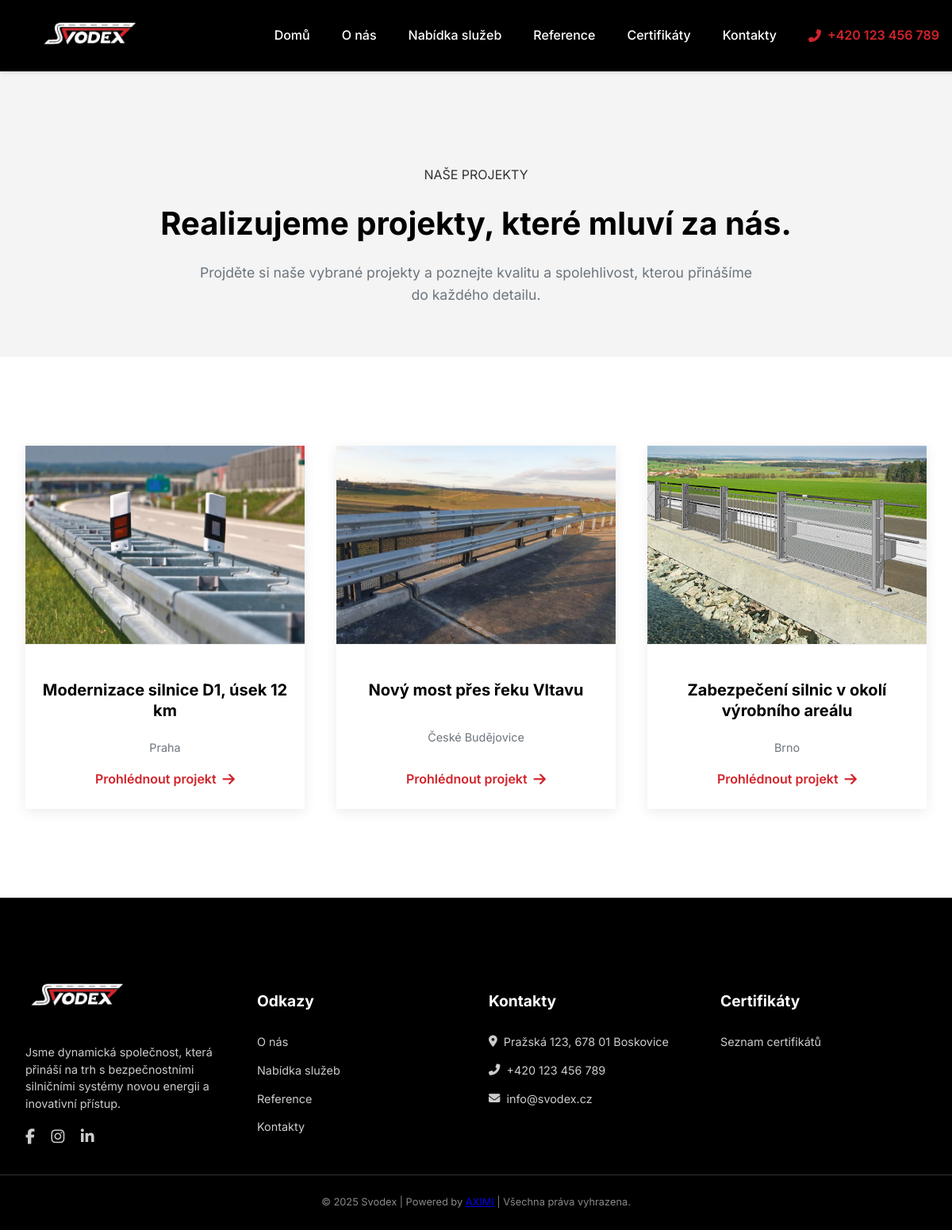
Page /reference/ on the committed database.
### reference/models.py (models this page shows, shortened)
class Reference(models.Model):
    title = models.CharField(max_length=200)
    description = models.TextField()
    location = models.CharField(max_length=100)
    photo = models.ImageField(upload_to='references/')
    date_added = models.DateTimeField(auto_now_add=True)

### reference/views.py (the view)
# urls.py: path('', views.reference_list, name='reference_list'),
def reference_list(request):
    references = Reference.objects.all()
    context = {'references': references}
    return render(request, 'reference/reference_list.html', context)

### reference/templates/reference/reference_list.html (shortened to what this page needs)
{% extends 'base.html' %}
{% load static %}
{% block content %}
    <section class="contact-header-section">
        <div class="container">
            <p class="overline-text">NAŠE PROJEKTY</p>
            <h1>Realizujeme projekty, které mluví za nás.</h1>
            <p class="header-description">Projděte si naše vybrané projekty a poznejte kvalitu a spolehlivost, kterou přinášíme do každého detailu.</p>
        </div>
    </section>
    <section class="projects-gallery-section">
        <div class="container">
            <div class="projects-grid">
                {% for reference in references %}
                <div class="project-item">
                    <div class="project-image-wrapper">
                        <a href="{% url 'reference_detail' pk=reference.pk %}">
                            <img src="{{ reference.photo.url }}" alt="{{ reference.title }}">
                        </a>
                    </div>
                    <div class="project-info">
                        <h3><a href="{% url 'reference_detail' pk=reference.pk %}">{{ reference.title }}</a></h3>
                        <p class="project-location">{{ reference.location }}</p>
                        <a href="{% url 'reference_detail' pk=reference.pk %}" class="project-link">
                            Prohlédnout projekt <i class="fas fa-arrow-right"></i>
                        </a>
                    </div>
                </div>
                {% empty %}
                <p class="no-projects-message">Momentálně nemáme žádné reference k zobrazení. Přidejte je prosím v administračním panelu.</p>
                {% endfor %}
            </div>
        </div>
    </section>
{% endblock %}

### reference/templates/base.html (shortened to what this page needs)
{% load static %}
<!DOCTYPE html>
<html lang="cs">
<head>
    <link rel="stylesheet" href="https://cdnjs.cloudflare.com/ajax/libs/font-awesome/6.5.2/css/all.min.css">
    <link rel="stylesheet" href="{% static 'css/style.css' %}?v=2.0">
    <link rel="stylesheet" href="https://cdnjs.cloudflare.com/ajax/libs/animate.css/4.1.1/animate.min.css"/>
    <link rel="stylesheet" href="https://cdnjs.cloudflare.com/ajax/libs/lightbox2/2.11.3/css/lightbox.min.css">
</head>
<body>
<header>
    <div class="container">
        <a href="{% url 'home' %}" class="logo-link">
            <img src="{% static 'img/logo_wh.png' %}" alt="Svodex Logo" class="logo">
        </a>
        <div class="header-content">
            <nav>
                <ul>
                    <li><a href="{% url 'home' %}">Domů</a></li>
                    <li><a href="{% url 'about' %}">O nás</a></li>
                    <li><a href="{% url 'service_list' %}">Nabídka služeb</a></li>
                    <li><a href="{% url 'reference_list' %}">Reference</a></li>
                    <li><a href="{% url 'certificate_list' %}">Certifikáty</a></li>
                    <li><a href="{% url 'contact' %}">Kontakty</a></li>
                </ul>
            </nav>
            <div class="contact-info-header">
                <i class="fas fa-phone-alt"></i>
                <a href="tel:+420123456789">+420 123 456 789</a>
            </div>
        </div>
    </div>
</header>
<main>
    {% block content %}
    {% endblock %}
</main>
<footer class="main-footer">
    <div class="container footer-content-wrapper">
        <div class="footer-section">
            <a href="{% url 'home' %}" class="logo-link">
                <img src="{% static 'img/logo_wh.png' %}" alt="Svodex Logo" class="footer-logo">
            </a>
            <p class="company-desc">
                Jsme dynamická společnost, která přináší na trh s bezpečnostními silničními systémy novou energii a inovativní přístup.
            </p>
            <div class="social-links">
                <a href="#"><i class="fab fa-facebook-f"></i></a>
                <a href="#"><i class="fab fa-instagram"></i></a>
                <a href="#"><i class="fab fa-linkedin-in"></i></a>
            </div>
        </div>
        <div class="footer-section">
            <h3>Odkazy</h3>
            <ul>
                <li><a href="{% url 'about' %}">O nás</a></li>
                <li><a href="{% url 'service_list' %}">Nabídka služeb</a></li>
                <li><a href="{% url 'reference_list' %}">Reference</a></li>
                <li><a href="{% url 'contact' %}">Kontakty</a></li>
            </ul>
        </div>
        <div class="footer-section">
            <h3>Kontakty</h3>
            <ul>
                <li><i class="fas fa-map-marker-alt"></i> Pražská 123, 678 01 Boskovice</li>
                <li><i class="fas fa-phone-alt"></i> +420 123 456 789</li>
                <li><i class="fas fa-envelope"></i> info@svodex.cz</li>
            </ul>
        </div>
        <div class="footer-section">
            <h3>Certifikáty</h3>
            <ul>
                <li><a href="{% url 'certificate_list' %}">Seznam certifikátů</a></li>
            </ul>
        </div>
    </div>
    <div class="footer-bottom">
        &copy; 2025 Svodex | Powered by <a href="#">AXIMI</a> | Všechna práva vyhrazena.
    </div>
</footer>
</body>
</html>

### static/css/style.css (style rules this page uses)
:root { --primary-color: #000000; --secondary-color: #D2232A; --text-color-light: #fff; --text-color-dark: #333; --background-light: #f4f4f4; }
body { font-family: 'Inter', sans-serif; color: var(--text-color-dark); margin: 0; line-height: 1.6; background-color: transparent; min-height: 100vh; display: flex; flex-direction: column; }
main { flex: 1; margin-top: 80px; }
h1, h2, h3 { font-family: 'Inter', sans-serif; color: var(--primary-color); font-weight: 700; }
h1 { font-size: 3rem; margin-bottom: 1rem; }
.container { max-width: 1200px; margin: 0 auto; padding: 2rem; }
header { display: flex; align-items: center; justify-content: space-between; padding: 1rem 1rem; background-color: var(--primary-color); position: fixed; top: 0; left: 0; width: 100%; z-index: 1000; box-shadow: 0 2px 5px rgba(0, 0, 0, 0.1); }
header .container { display: flex; align-items: center; justify-content: space-between; width: 100%; max-width: 1200px; margin: 0 auto; padding: 0 2rem; }
header .logo-link { flex-shrink: 0; margin-right: 2rem; }
.logo { height: 50px; }
.header-content { display: flex; align-items: center; flex-grow: 1; justify-content: flex-end; }
.contact-info-header { display: flex; align-items: center; gap: 0.5rem; color: var(--secondary-color); margin-left: 2rem; flex-shrink: 0; }
.contact-info-header a { color: var(--secondary-color); text-decoration: none; font-weight: 600; }
header nav { flex-grow: 1; display: flex; justify-content: flex-end; }
header ul { list-style: none; display: flex; margin: 0; padding: 0; gap: 1.5rem; }
header ul li a { color: var(--text-color-light); text-decoration: none; font-weight: 500; font-size: 1rem; padding: 0.5rem; transition: color 0.3s ease; }
.main-footer { background-color: var(--primary-color); color: var(--text-color-light); padding: 4rem 0 1.5rem; position: relative; }
.footer-content-wrapper { display: flex; flex-wrap: wrap; justify-content: space-between; gap: 2rem; padding-bottom: 2rem; border-bottom: 1px solid #333; }
.footer-section { flex-basis: 250px; flex-grow: 1; text-align: left; }
.footer-section h3 { color: var(--text-color-light); font-size: 1.2rem; font-weight: 700; margin-bottom: 1.5rem; }
.footer-logo { height: 50px; margin-bottom: 1rem; }
.company-desc { font-size: 0.9rem; color: #ccc; line-height: 1.5; }
.social-links { margin-top: 1rem; }
.social-links a { color: #fff; font-size: 1.2rem; margin-right: 1rem; transition: color 0.3s ease; }
.footer-section ul { list-style: none; padding: 0; }
.footer-section ul li { margin-bottom: 0.8rem; display: flex; align-items: center; gap: 0.5rem; font-size: 0.9rem; color: #ccc; }
.footer-section a { color: #ccc; text-decoration: none; transition: color 0.3s ease; }
.footer-bottom { text-align: center; font-size: 0.8rem; color: #888; margin-top: 1.5rem; }
.projects-gallery-section { padding: 5rem 0; }
.projects-grid { display: grid; grid-template-columns: repeat(auto-fit, minmax(300px, 1fr)); gap: 2.5rem; justify-content: center; }
.project-item { background-color: #fff; border-radius: 0px; box-shadow: 0 4px 15px rgba(0, 0, 0, 0.08); overflow: hidden; transition: transform 0.3s ease, box-shadow 0.3s ease; text-align: center; height: 100%; display: flex; flex-direction: column; justify-content: space-between; }
.project-image-wrapper { width: 100%; height: 250px; overflow: hidden; position: relative; border-bottom: 1px solid #eee; flex-shrink: 0; }
.project-image-wrapper img { width: 100%; height: 100%; object-fit: cover; display: block; transition: transform 0.3s ease; }
.project-info { padding: 1.5rem 1rem; display: flex; flex-direction: column; justify-content: space-between; align-items: center; flex-grow: 1; }
.project-info h3 { font-size: 1.25rem; font-weight: 700; margin-bottom: 0.5rem; line-height: 1.3; }
.project-info h3 a { color: var(--primary-color); text-decoration: none; transition: color 0.3s ease; }
.project-location { font-size: 0.9rem; color: #6c757d; margin-bottom: 1rem; }
.project-link { display: inline-flex; align-items: center; gap: 0.5rem; color: var(--secondary-color); text-decoration: none; font-weight: 600; transition: color 0.3s ease; }
.project-link i { font-size: 1.1rem; }
.contact-header-section { background-color: var(--background-light); padding: 5rem 0 2rem; text-align: center; }
.contact-header-section h1 { font-size: 2.5rem; max-width: 800px; margin: 0 auto 1rem; }
.contact-header-section .header-description { max-width: 700px; margin: 0 auto; color: #6c757d; font-size: 1.1rem; }

### rows in the picture
Reference: photo (picture), title "Modernizace silnice D1, úsek 12 km", location "Praha"
Reference: photo (picture), title "Nový most přes řeku Vltavu", location "České Budějovice"
Reference: photo (picture), title "Zabezpečení silnic v okolí výrobního areálu", location "Brno"
